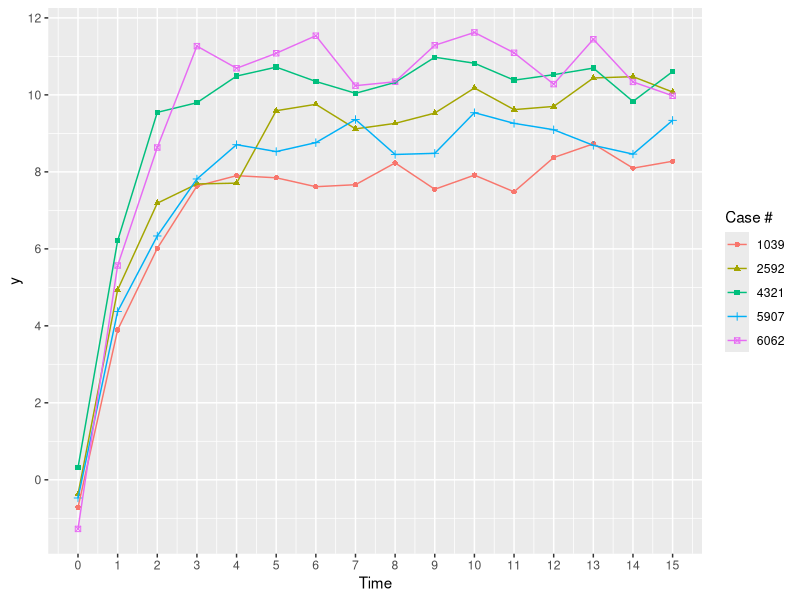
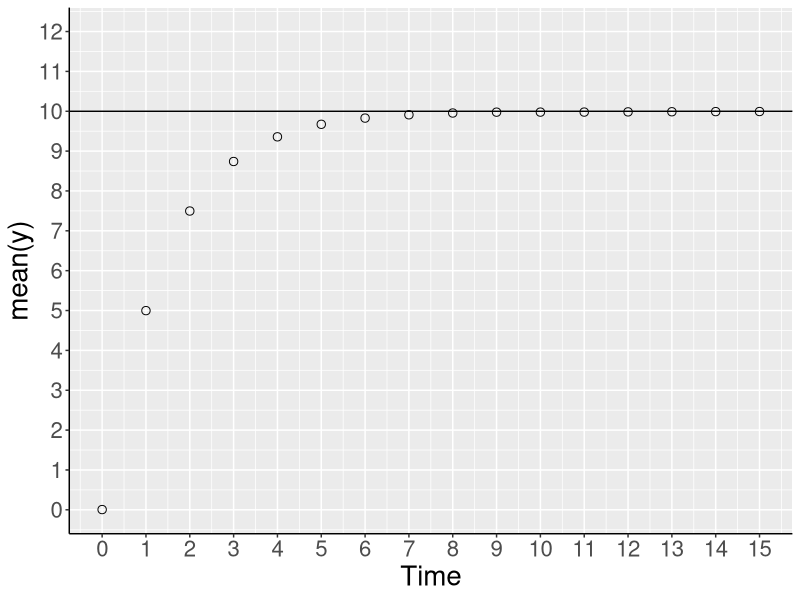
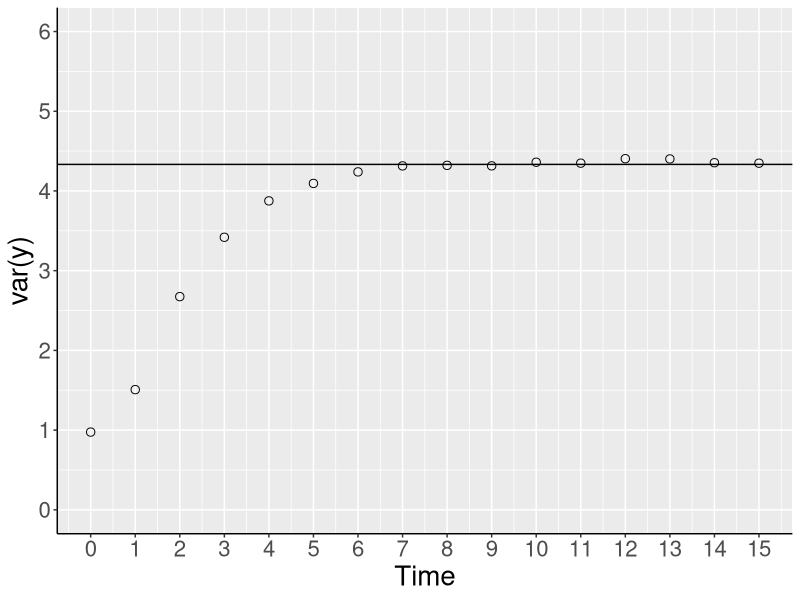
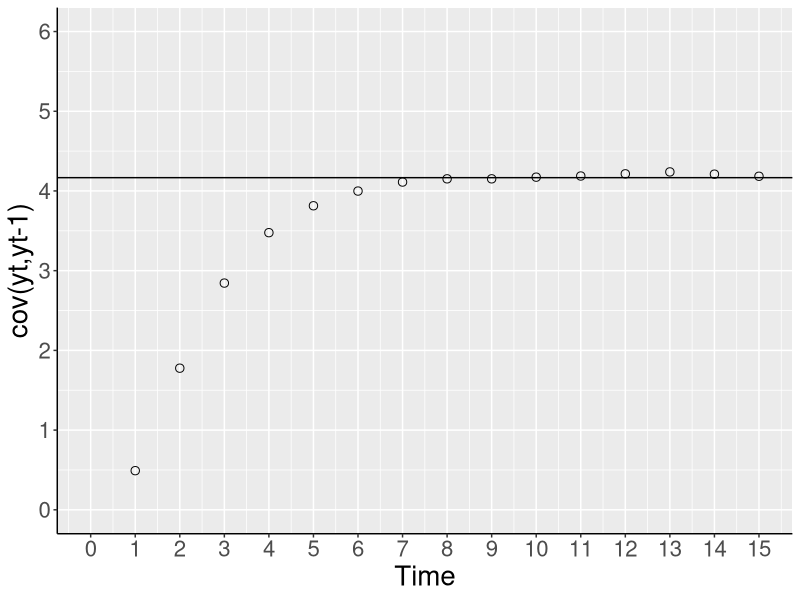
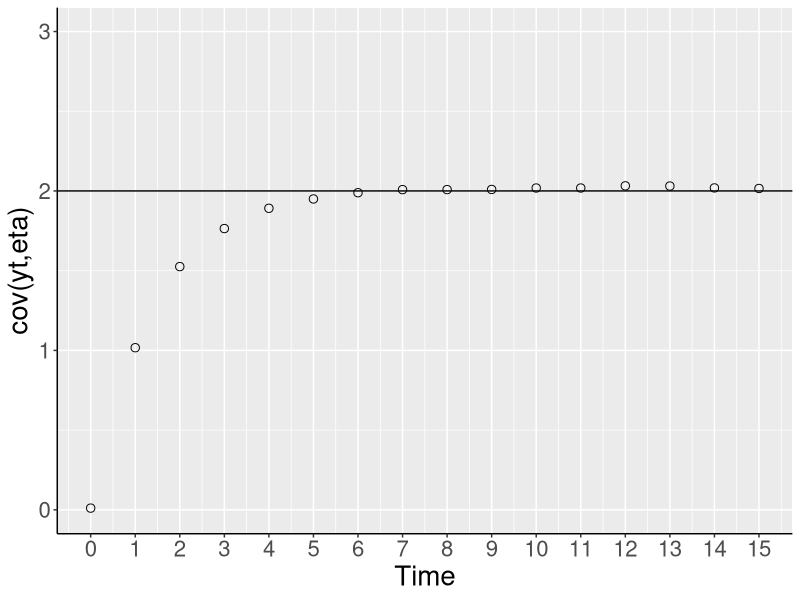

Generate these figures, in order, with R:
# Simulated example: Multiple time series 
# Henrik Andersen 
# 26.04.2021
# --- 

# Packages
library(ggplot2)

# Clear global environment
rm(list = ls())

# Set a seed for replicability 
set.seed(1234)

# Set sample parameters 
n <- 10000
rho <- 0.5

# Initial realization is y0 ~ N(20, 1)
y0 <- rnorm(n = n, mean = 0, sd = 1)

# Individual effects are eta ~ N(5, 1)
eta <- rnorm(n = n, mean = 5, sd = 1)

# Create the errors separately, distributed as nu_t ~ N(0, sd = 0.5)  
v1 <- rnorm(n = n, mean = 0, sd = 0.5)
v2 <- rnorm(n = n, mean = 0, sd = 0.5)
v3 <- rnorm(n = n, mean = 0, sd = 0.5)
v4 <- rnorm(n = n, mean = 0, sd = 0.5)
v5 <- rnorm(n = n, mean = 0, sd = 0.5)
v6 <- rnorm(n = n, mean = 0, sd = 0.5)
v7 <- rnorm(n = n, mean = 0, sd = 0.5)
v8 <- rnorm(n = n, mean = 0, sd = 0.5)
v9 <- rnorm(n = n, mean = 0, sd = 0.5)
v10 <- rnorm(n = n, mean = 0, sd = 0.5)
v11 <- rnorm(n = n, mean = 0, sd = 0.5)
v12 <- rnorm(n = n, mean = 0, sd = 0.5)
v13 <- rnorm(n = n, mean = 0, sd = 0.5)
v14 <- rnorm(n = n, mean = 0, sd = 0.5)
v15 <- rnorm(n = n, mean = 0, sd = 0.5)

# Generate the observed variables based on 
# y_t = eta + rho*y_t-1 + nu_t
y1 <- eta + rho*y0 + v1
y2 <- eta + rho*y1 + v2
y3 <- eta + rho*y2 + v3
y4 <- eta + rho*y3 + v4
y5 <- eta + rho*y4 + v5
y6 <- eta + rho*y5 + v6
y7 <- eta + rho*y6 + v7
y8 <- eta + rho*y7 + v8
y9 <- eta + rho*y8 + v9
y10 <- eta + rho*y9 + v10
y11 <- eta + rho*y10 + v11
y12 <- eta + rho*y11 + v12
y13 <- eta + rho*y12 + v13
y14 <- eta + rho*y13 + v14
y15 <- eta + rho*y14 + v15

# Put the observed variables together into a dataframe
df <- data.frame(id = 1:n, y0, y1, y2, y3, y4, y5, y6, y7, y8, y9, y10, y11, y12, y13, y14, y15)
# Make a second dataframe with eta 
df2 <- data.frame(id = 1:n, y0, y1, y2, y3, y4, y5, y6, y7, y8, y9, y10, y11, y12, y13, y14, y15, eta)

# Make alpha 
alpha <- (1 - rho)^-1*eta

# Make epsilon_t 
e1 <- y1 - alpha
e2 <- y2 - alpha
e3 <- y3 - alpha
e4 <- y4 - alpha
e5 <- y5 - alpha
e6 <- y6 - alpha
e7 <- y7 - alpha
e8 <- y8 - alpha
e9 <- y9 - alpha
e10 <- y10 - alpha
e11 <- y11 - alpha
e12 <- y12 - alpha
e13 <- y13 - alpha
e14 <- y14 - alpha
e15 <- y15 - alpha

# Means, variances, covariances at different stages 
mean(df$y0); mean(df$y5); mean(df$y14)
var(df$y0); var(df$y5); var(df$y14)
cov(df$y0, df$y1); cov(df$y5, df$y6); cov(df$y14, df$y15)
cov(df2$y0, df2$eta); cov(df2$y5, df2$eta); cov(df2$y15, df2$eta)

# Theoretical values  
(1 - rho)^-1*5                          # Mean yt
(1 - rho)^-2*1 - (0.25/(rho^2 - 1))     # Variance yt
(1 - rho)^-2*1 - rho*(0.25/(rho^2 - 1)) # Covariance yt, yt+1
(1 - rho)^-1*1                          # Covariance yt, eta

# Sample 5 cases randomly
samp_n <- 5
urn <- sample(1:n, size = samp_n, replace = FALSE)

# Subset only those randomly chosen case 
df_samp <- subset(df, rownames(df) %in% urn)

# Plot individual trajectories 
library(reshape2)

# Turn df_samp into a long format dataframe for ggplot  
df_sampl <- melt(df_samp, id.vars = "id")

# Rename columns
names(df_sampl) <- c("id", "t", "y")

# Recode time 
df_sampl$t <- rep(0:15, each = samp_n)

# Plot the cases 
ggplot(df_sampl, aes(x = t, y = y, color = factor(id), shape = factor(id))) + 
  geom_point() + 
  geom_line() + 
  scale_y_continuous(name = "y", breaks = seq(0, 30, 2)) + 
  scale_x_continuous(name = "Time", breaks = 0:15) + 
  scale_color_discrete(name = "Case #") + 
  scale_shape_discrete(name = "Case #")

# Make aggregate plots
yt_means <- colMeans(df)[2:length(df)]; yt_means
yt_vars  <- sapply(df[2:length(df)], FUN = var, na.rm = TRUE); yt_vars
df3 <- df[2:length(df)]
yt_covs  <- c(rep(NA, length(df3)))
for(i in 2:16) {
  yt_covs[i] <- cov(df3[i], df3[i - 1])
}; yt_covs
yt_eta_covs <- c(cov(df[2:length(df)], eta)); yt_eta_covs

df_agg <- data.frame(t = 0:15, yt_means, yt_vars, yt_covs, yt_eta_covs); df_agg

# --- Plot each 

# Set parameters for plots 
mu_eta <- 5
sigma2_eta <- 1
# mu_y0 <- 1
# sigma2_y0 <- 1
# mu_nu_t <- 0
sigma2_nu_t <- 0.25
rho <- 0.5

# Means
ggplot(df_agg, aes(x = t, y = yt_means)) + 
  geom_point(size = 2.5, shape = 1) + 
  geom_abline(aes(intercept = (1 - rho)^-1*mu_eta, slope = 0)) + 
  scale_x_continuous(name = "Time", limits = c(0, 15), breaks = 0:15) + 
  scale_y_continuous(name = "mean(y)", limits = c(0, 12), breaks = 0:12) +
  theme(axis.line = element_line(size = 0.5, color = "black"), 
        text = element_text(size = 20))

# Variances 
ggplot(df_agg, aes(x = t, y = yt_vars)) + 
  geom_point(size = 2.5, shape = 1) + 
  geom_abline(aes(intercept = (1 - rho)^-2*sigma2_eta - (sigma2_nu_t/(rho^2 - 1)), slope = 0)) + 
  scale_x_continuous(name = "Time", limits = c(0, 15), breaks = 0:15) + 
  scale_y_continuous(name = "var(y)", limits = c(0, 6), breaks = 0:6) +
  theme(axis.line = element_line(size = 0.5, color = "black"), 
        text = element_text(size = 20))

# Covariances
ggplot(df_agg, aes(x = t, y = yt_covs)) + 
  geom_point(size = 2.5, shape = 1) + 
  geom_abline(aes(intercept = (1 - rho)^-2*sigma2_eta - rho*(sigma2_nu_t/(rho^2 - 1)), slope = 0)) + 
  scale_x_continuous(name = "Time", limits = c(0, 15), breaks = 0:15) + 
  scale_y_continuous(name = "cov(yt,yt-1)", limits = c(0, 6), breaks = 0:6) +
  theme(axis.line = element_line(size = 0.5, color = "black"), 
        text = element_text(size = 20))

# Covariances, yt - eta
ggplot(df_agg, aes(x = t, y = yt_eta_covs)) + 
  geom_point(size = 2.5, shape = 1) + 
  geom_abline(aes(intercept = (1 - rho)^-1*sigma2_eta, slope = 0)) + 
  scale_x_continuous(name = "Time", limits = c(0, 15), breaks = 0:15) + 
  scale_y_continuous(name = "cov(yt,eta)", limits = c(0, 3), breaks = 0:3) +
  theme(axis.line = element_line(size = 0.5, color = "black"), 
        text = element_text(size = 20))

# ----
# Test function for calculating autocovariance 
# 
# x1 <- rnorm(100, 0, 1)
# x2 <- rnorm(100, 0, 1)
# x3 <- rnorm(100, 0, 1)
# 
# dftest <- data.frame(x1, x2, x3)
# 
# cov_vec <- c(NA, NA, NA)
# 
# for(i in 2:3) {
#   cov_vec[i] <- cov(dftest[i], dftest[i - 1])
# }
# cov(dftest$x1, dftest$x2)
# cov(dftest$x2, dftest$x3)
# cov_vec

